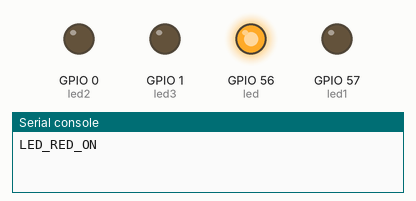
Recording of a program running on a simulated ESP32 board running MicroPython. Parts: output pins drawn as LEDs (lit = HIGH), the last lines printed to the serial console.

Above: at 0.5 s.
At 2.5 s:
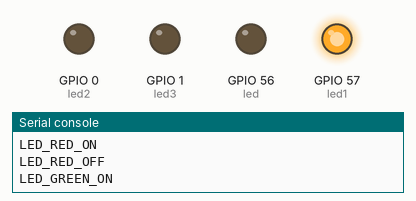
At 4.5 s:
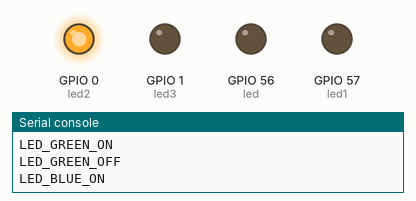
At 6.5 s:
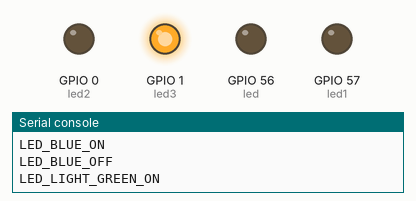
At 9.5 s:
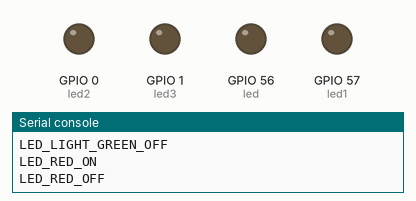
Timing chart, 0 to 10.4 s (numbered marks = the images above):
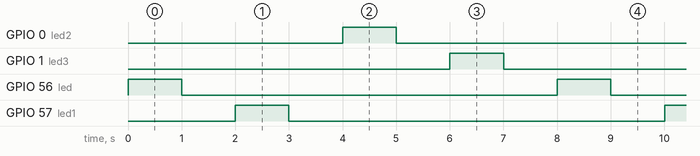

The program:

led.py
```python
from machine import Pin
from time import sleep

# Built-in LED (GPIO 2 on most ESP32 development boards)
led = Pin("A6", Pin.OUT)
led1 = Pin("A7", Pin.OUT)
led2 = Pin("B0", Pin.OUT)
led3 = Pin("B1", Pin.OUT)

while True:
    led.on()        # LED ON
    print("LED_RED_ON")
    sleep(1)        # Wait 1 second
    led.off()       # LED OFF
    print("LED_RED_OFF")
    sleep(1)        # Wait 1 second
    led1.on()        # LED1 ON
    print("LED_GREEN_ON")
    sleep(1)        # Wait 1 second
    led1.off()       # LED1 OFF
    print("LED_GREEN_OFF")
    sleep(1)        # Wait 1 second
    led2.on()        # LED2 ON
    print("LED_BLUE_ON")
    sleep(1)        # Wait 1 second
    led2.off()       # LED2 OFF
    print("LED_BLUE_OFF")
    sleep(1)        # Wait 1 second
    led3.on()        # LED3 ON
    print("LED_LIGHT_GREEN_ON")
    sleep(1)        # Wait 1 second
    led3.off()       # LED3 OFF
    print("LED_LIGHT_GREEN_OFF")
    sleep(1)        # Wait 1 second
```

Measured:
- by itself, GPIO 0 (led2), GPIO 1 (led3), GPIO 56 (led), GPIO 57 (led1): alternates HIGH for 1.0 s and LOW for 7.0 s
- by itself, everything shown: repeats every 8.0 s, in 8 steps
